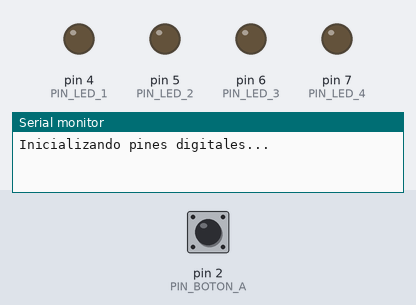
Recording of a sketch running on a simulated Arduino Uno, built with avr-gcc and run on an emulated ATmega328P. Shown: output pins drawn as LEDs (lit = HIGH), the last lines printed to the serial monitor. The test bench sets the inputs (shaded band); at power-on: pin 2 (PIN_BOTON_A) HIGH.

Above: at 1.2 s.
1.3 s: pin 2 (PIN_BOTON_A) pulled LOW for 3.2 s
At 5.1 s:
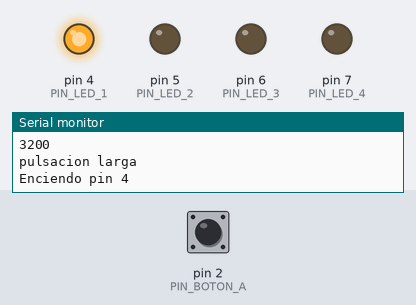
6.0 s: pin 2 (PIN_BOTON_A) pulled LOW for 0.15 s
At 6.9 s:
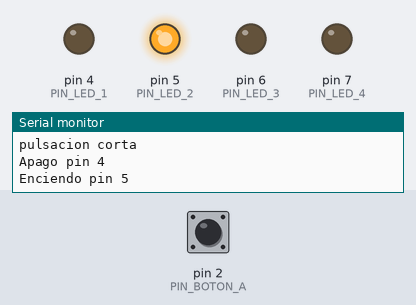
7.7 s: pin 2 (PIN_BOTON_A) pulled LOW for 1 s
At 9.5 s:
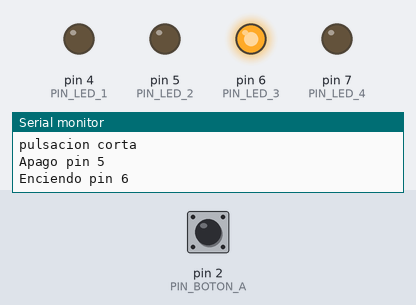
10.2 s: pin 2 (PIN_BOTON_A) pulled LOW for 0.15 s
At 11.3 s:
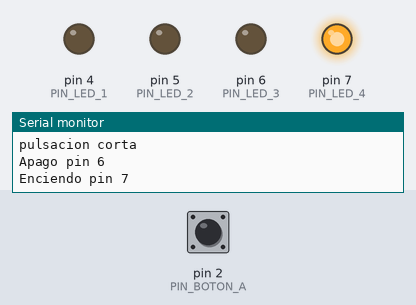
Timing chart, 0 to 12.9 s (numbered marks = the images above; inputs shaded):
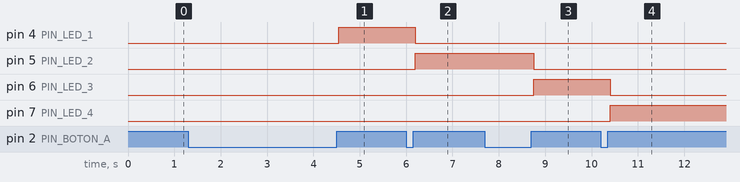

Measured:
- after the input at 1.3 s, pin 4 (PIN_LED_1): LOW → HIGH after 3.3 s
- after the input at 6.0 s, pin 4 (PIN_LED_1): HIGH → LOW after 0.20 s; pin 5 (PIN_LED_2): LOW → HIGH after 0.20 s
- after the input at 7.7 s, pin 5 (PIN_LED_2): HIGH → LOW after 1.1 s; pin 6 (PIN_LED_3): LOW → HIGH after 1.1 s
- after the input at 10.2 s, pin 6 (PIN_LED_3): HIGH → LOW after 0.20 s; pin 7 (PIN_LED_4): LOW → HIGH after 0.20 s

The sketch:

Ejercicio13-Pulse.ino
```cpp
#define PIN_BOTON_A 2
#define PIN_LED_1 4
#define PIN_LED_2 5 //PWM
#define PIN_LED_3 6 //PWM
#define PIN_LED_4 7

unsigned long duracion = 0;
boolean estado_luces = 0; //0 = apagado, 1 = encendido
byte pin_encendido = PIN_LED_1;

void setup() {
  Serial.begin(9600);

  //Inicializo Pines
  Serial.println(F("Inicializando pines digitales..."));
  pinMode(PIN_BOTON_A, INPUT_PULLUP);
  pinMode(PIN_LED_1, OUTPUT);
  pinMode(PIN_LED_2, OUTPUT);
  pinMode(PIN_LED_3, OUTPUT);
  pinMode(PIN_LED_4, OUTPUT);
}

void loop() {
  duracion = pulseIn(PIN_BOTON_A, LOW, 20000000); //el programa se bloquea en este punto
  Serial.println(duracion / 1000); //en milisegundos
  delay(50);
  if (duracion == 0) {
    Serial.println("pulsacion no detectada en 20 segundos");
  }
  else if (duracion > 2000000) {
    Serial.println("pulsacion larga");
    if (estado_luces == 0) {
      estado_luces = 1;
      digitalWrite(pin_encendido, HIGH);
      Serial.println("Enciendo pin " + (String)pin_encendido);
    }
    else {
      estado_luces = 0;
      digitalWrite(pin_encendido, LOW);
      Serial.println("Apago Leds");
      pin_encendido = PIN_LED_1; //inicializo el led a iluminar
    }
  }
  else {
    Serial.println("pulsacion corta");
    if (estado_luces == 1) {
      digitalWrite(pin_encendido, LOW);
      Serial.println("Apago pin " + (String)pin_encendido);
      pin_encendido++;
      if (pin_encendido > PIN_LED_4)
        pin_encendido = PIN_LED_1;
      digitalWrite(pin_encendido, HIGH);
      Serial.println("Enciendo pin " + (String)pin_encendido);
    }
  }
}
```
